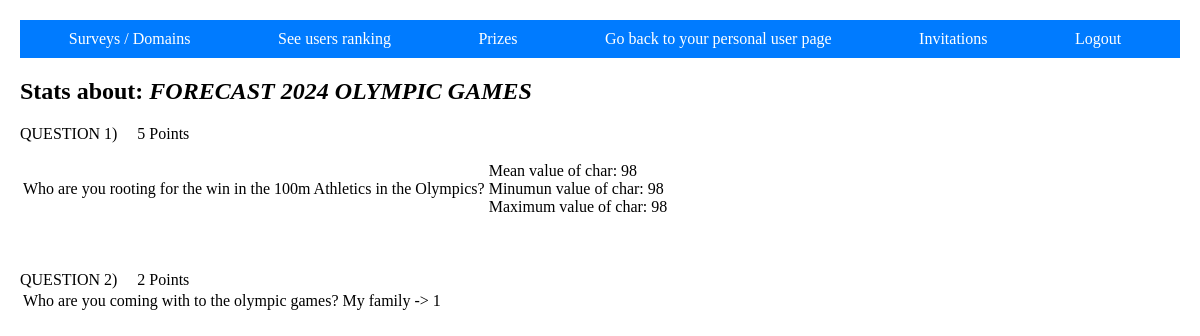
The app's page /StatsSurvey.php?idSondaggio=2 (signed in) with its own data.
### tables this page shows
CREATE TABLE IF NOT EXISTS `survey` (
  `Id` int(11) NOT NULL PRIMARY KEY AUTO_INCREMENT,
  `Title` varchar(30) NOT NULL,
  `State` enum('open','closed') NOT NULL,
  `CreationDate` date NOT NULL,
  `ClosingDate` date NOT NULL,
  `Keyword_Domain` varchar(30) NOT NULL,
  `Email_Company` varchar(50) DEFAULT NULL,
  `MaxUser` int(11) NOT NULL,
  `Email_PremiumUser` varchar(50) DEFAULT NULL
);

CREATE TABLE IF NOT EXISTS `composition` (
  `Id_Survey` int(11) NOT NULL,
  `Id_Question` int(11) NOT NULL
);

CREATE TABLE IF NOT EXISTS `question` (
  `Id` int(11) NOT NULL,
  `Text` text NOT NULL,
  `Photo` blob DEFAULT NULL,
  `Score` float DEFAULT NULL,
  `Type` enum('Open', 'Closed'),
  `Email_Company` varchar(50) DEFAULT NULL,
  `Email_PremiumUser` varchar(50) DEFAULT NULL
);

CREATE TABLE IF NOT EXISTS `open_answer` (
  `Text` text NOT NULL,
  `Email_User` varchar(50) NOT NULL,
  `Id_OpenQuestion` int(11) NOT NULL
);

### StatsSurvey.php (the view, shortened to what this page needs)
<!DOCTYPE html>
<?php
    include("connessione.php");
    if (isset($_SESSION['Email']) && isset($_SESSION['Password'])){
        $email=$_SESSION['Email'];
        $password=$_SESSION['Password'];
        $user_type=$_SESSION['tipologia'];
        $idSondaggio=$_REQUEST['idSondaggio'];
        $sqlControllo1="Select Email, Password from user WHERE ";
        $sqlControllo1.="Email='".$email."' and Password='".$password."';";
        $risControllo1=mysqli_query($link,$sqlControllo1);
        $sqlControllo2="Select * from invitation WHERE ";
        $sqlControllo2.="Email_User='".$email."' and Outcome='accepted' and Id_Survey='".$idSondaggio."';";
        $risControllo2=mysqli_query($link,$sqlControllo2);
        if((mysqli_num_rows($risControllo1)==0 or (mysqli_num_rows($risControllo2)==0 && $user_type!='premium')) && $user_type!='azienda'){
            $_SESSION=array();
            session_destroy();
            header("Location:index.php");
        } else {
            ?>
            <html>
            <head>
                <link rel="stylesheet" href="https://cdn.jsdelivr.net/npm/water.css@2/out/water.css">
            </head>
            <body class="page-container">
                <nav>
                    <ul class="navbar">
                        <li><a href="SurveyManage.php">Surveys / Domains</a></li>
                        <li><a href="UsersRanking.php">See users ranking</a></li>
                        <li><a href="Prizes.php">Prizes</a></li>
                        <?php
                        if($user_type=='azienda'){
                            ?><li><a href="CompanyArea.php">Go back to your personal company page</a></li><?php
                        } else {
                            ?><li><a href="UserArea.php">Go back to your personal user page</a></li>
                            <li><a href="InvitationManage.php">Invitations</a></li><?php
                        }
                        ?>
                        <li><a href="index.php">Logout</a></li>
                    </ul>
                </nav>
                <?php
                $sqlInfoSondaggio="SELECT * FROM survey WHERE Id='$idSondaggio'";
                $risInfoSondaggio=mysqli_query($link,$sqlInfoSondaggio);
                $rigaInfo=mysqli_fetch_array($risInfoSondaggio)
                ?>
                <h2>Stats about: <i><?php echo $rigaInfo['Title']; ?></i></h2>
                <?php
                $sqlDomanda="SELECT * FROM question as q, composition as c WHERE q.Id=c.Id_Question AND Id_Survey='$idSondaggio'";
                $risDomanda=mysqli_query($link,$sqlDomanda) or die (mysqli_error($link,));
                $contaDomande=1;
                while($rigaDomanda=mysqli_fetch_array($risDomanda)){
                    $idDomanda=$rigaDomanda['Id'];
                    $sqlTipologiaDomanda="SELECT * FROM open_question WHERE Id_Question='$idDomanda'";
                    $risTipologiaDomanda=mysqli_query($link,$sqlTipologiaDomanda) or die (mysqli_error($link));
                    if(mysqli_num_rows($risTipologiaDomanda)>0){
                        echo "QUESTION ".$contaDomande.")";
                        if($rigaDomanda['Score']==1){
                            echo $rigaDomanda['Score']." Point";
                        } else {
                            echo $rigaDomanda['Score']." Points";
                        }
                        $rigaDomandaAperta=mysqli_fetch_array($risTipologiaDomanda);
                        $maxCaratteri=$rigaDomandaAperta['MaxChar'];
                        ?>
                        <table>
                            <tr>
                                <td>
                                    <?php echo $rigaDomanda['Text']; ?>
                                </td>
                                <td><p>
                                    <?php
                                    $sqlVisualizzaRispostaA="SELECT Text FROM open_answer  WHERE Id_OpenQuestion='$idDomanda'";
                                    $risVisualizzaRispostaA=mysqli_query($link,$sqlVisualizzaRispostaA) or die (mysqli_error($link));
                                    if(mysqli_num_rows($risVisualizzaRispostaA)>0){
                                        $max=0;
                                        $min=$maxCaratteri;
                                        $count=0;
                                        $sommaCaratteri=0;
                                        while($testo=mysqli_fetch_array($risVisualizzaRispostaA)){
                                            $lunghezza=strlen($testo['Text']);
                                            if($lunghezza>$max) {$max=$lunghezza;}
                                            if($lunghezza<$min) {$min=$lunghezza;}
                                            $count++;
                                            $sommaCaratteri=$sommaCaratteri+$lunghezza;
                                        }
                                        $media=$sommaCaratteri/$count;
                                        ?>
                                        Mean value of char: <?php echo $media; ?>
                                        <br>Minumun value of char: <?php echo $min; ?>
                                        <br>Maximum value of char: <?php echo $max; ?>
                                    <?php
                                    } else {
                                        echo "There is no answers!";
                                    }
                                    ?>
                                </p></td>
                            </tr>
                        </table>
                    <?php
                    } else {
                        echo "QUESTION ".$contaDomande.")";
                        if($rigaDomanda['Score']==1){
                            echo $rigaDomanda['Score']." Point";
                        } else {
                            echo $rigaDomanda['Score']." Points";
                        }
                        ?>
                        <table>
                            <tr>
                                <td>
                                    <?php echo $rigaDomanda['Text']; ?>
                                </td>
                                <td>
                                    <?php
                                    $sqlVisualizzaRispostaC="SELECT Text, COUNT(*) AS Tot FROM closed_answer AS c, options AS o WHERE Id_ClosedQuestion='$idDomanda' AND c.Id_Options=o.Id  GROUP BY Text";
                                    $risVisualizzaRispostaC=mysqli_query($link,$sqlVisualizzaRispostaC) or die (mysqli_error($link,));
                                    if(mysqli_num_rows($risVisualizzaRispostaC)>0){
                                        while($testo=mysqli_fetch_array($risVisualizzaRispostaC)){
                                            echo $testo=$testo['Text']." -> ".$totale=$testo['Tot']."<br>";
                                        }
                                    } else {
                                        echo "There is no answers!";
                                    }
                                    ?>
                                </td>
                            </tr>
                        </table>
                    <?php
                    }
                    $contaDomande++;
                    echo "<br><br>";
                }
        }
    } else {
        header("Location:index.php");
    }
?>

### StatsSurvey.php (style rules this page uses)
nav { background-color: #007bff; padding: 10px; }
nav ul.navbar { list-style: none; padding: 0; margin: 0; display: flex; justify-content: space-around; }
nav .navbar li { margin-right: 10px; }
nav .navbar a { text-decoration: none; color: #fff; }
.page-container { max-width: 1200px; margin: 0 auto; padding: 20px; }

### records on screen
survey: Title "FORECAST 2024 OLYMPIC GAMES"
composition: Id_Question.Score "5", Id_Question.Text "Who are you rooting for the win in the 100m Athletics in the Olympics?", media "98", open_answer.Text "98"
composition: Id_Question.Score "2", Id_Question.Text "Who are you coming with to the olympic games?", Text "My family", Tot "1"
